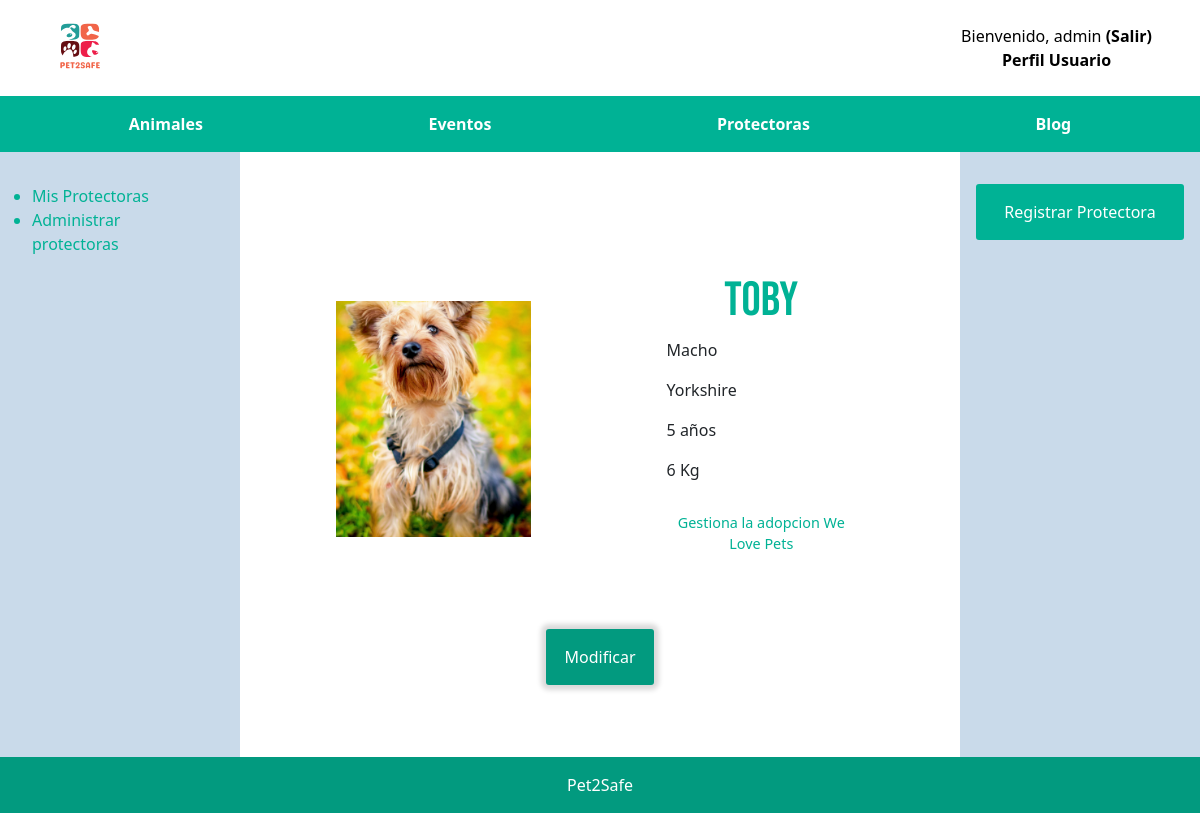
/Proyecto/animalesVista/animal.php?id=1 (signed in), run on the app's committed database.
### tables this page shows
CREATE TABLE `animales` (
  `ID` int(11) NOT NULL,
  `nombre` varchar(30) NOT NULL,
  `tipo` varchar(30) NOT NULL,
  `protectora` int(11) DEFAULT NULL,
  `edad` int(3) NOT NULL,
  `raza` varchar(30) NOT NULL,
  `genero` varchar(30) NOT NULL,
  `peso` int(3) NOT NULL,
  `imagen` varchar(30) DEFAULT NULL
);

CREATE TABLE `protectora` (
  `ID` int(11) NOT NULL,
  `nombre` varchar(30) NOT NULL,
  `estado` int(11) NOT NULL,
  `telefono` int(9) NOT NULL,
  `email` varchar(100) NOT NULL,
  `direccion` varchar(100) NOT NULL,
  `descripcion` varchar(512) NOT NULL,
  `imagen` varchar(30) DEFAULT NULL
);

### Proyecto/includes/animales/Animal.php (called while the page is built, shortened)
<?php
class Animal{
    private $ID;
    private $nombre;
    private $protectora;
    private $edad;
    private $raza;
    private $genero;
    private $peso;
    private $imagen;
    private function __construct($idAnimal = null, $nombreAnimal, $tipo, $protectora, $edad, $genero, $raza, $peso, $imagen = null) {
        $this->ID = $idAnimal;
        $this->nombre = $nombreAnimal;
        $this->protectora = $protectora;
        $this->edad = $edad;
        $this->raza = $raza;
        $this->genero = $genero;
        $this->peso = $peso;
        $this->imagen = $imagen;
    }
    public function getId()
    {
        return $this->ID;
    }
    public function getNombre()
    {
        return $this->nombre;
    }
    public function getProtectora()
    {
        return $this->protectora;
    }
    public function getEdad()
    {
        return $this->edad;
    }
    public function getRaza()
    {
        return $this->raza;
    }
    public function getGenero()
    {
        return $this->genero;
    }
    public function getPeso()
    {
        return $this->peso;
    }
    public function getImagen()
    {
        return $this->imagen;
    }
    public static function buscaPorID($IDanimal) {
        $conn = Aplicacion::getInstance()->getConexionBd();
        $query = sprintf("SELECT * FROM animales A WHERE A.ID=%d", $IDanimal);
        $rs = $conn->query($query);
        $result = false;
        if ($rs) {
            $fila = $rs->fetch_assoc();
            if ($fila) {
                $result = new Animal($fila['ID'], $fila['nombre'], $fila['tipo'],
                $fila['protectora'], $fila['edad'], $fila['genero'],
                $fila['raza'],  $fila['peso'], $fila['imagen']);
            }
        } else {
            error_log("Error BD ({$conn->errno}): {$conn->error}");
        }
        return $result;
    }
}
?>

### Proyecto/includes/protectora/Protectora.php (called while the page is built, shortened)
<?php
class Protectora{
    private $nombre;
    private function __construct($nombre, $estado, $telefono, $email, $direccion, $descripcion, $imagen = null, $ID = null){
        $this->nombre = $nombre;
    }
    public static function buscaPorId($idProtectora)
    {
        $conn = Aplicacion::getInstance()->getConexionBd();
        $query = sprintf("SELECT * FROM protectora WHERE ID=%d", $idProtectora);
        $rs = $conn->query($query);
        $result = null;
        if ($rs) {
            $fila = $rs->fetch_assoc();
            if ($fila) {
                $result = new Protectora($fila['nombre'],  $fila['estado'], $fila['telefono'],
                            $fila['email'], $fila['direccion'], $fila['descripcion'], $fila['imagen'],
                            $fila['ID']);
            }
        } else {
            error_log("Error BD ({$conn->errno}): {$conn->error}");
        }
        return $result;
    }
    public function getNombre()
    {
        return $this->nombre;
    }
}
?>

### Proyecto/includes/protectora/Colabora.php (called while the page is built, shortened)
<?php
class Colabora {
    public static function isColaboraOrCreadorProtectora($iDUsuario, $idProtectora){
        $conn = Aplicacion::getInstance()->getConexionBd();
        $query = sprintf("SELECT * FROM colabora C JOIN protectora P WHERE C.IDprotectora=%d AND C.IDusuario=%d AND (C.rol=%d OR C.rol=%d) AND P.estado=%d",
        $idProtectora, $iDUsuario, self::CREADOR, self::COLABORA, Protectora::ACTIVA);
        $rs = $conn->query($query);
        $result = false;
        if ($rs->num_rows > 0) {
            $result=true;
        }
        else {
            error_log("Error BD ({$conn->errno}): {$conn->error}");
        }
        return $result;
    }
    public static function ProtectorasPertenecientes($iDUsuario){
        $conn = Aplicacion::getInstance()->getConexionBd();
        $query = sprintf("SELECT * FROM colabora C WHERE C.IDusuario=%d", $iDUsuario);
        $rs = $conn->query($query);
        $result = false;
        $i = 0;
        if ($rs) {
            while($fila = $rs->fetch_assoc()) {
                $result[$i] = Protectora::buscaPorId($fila['IDprotectora']);
                $i = $i + 1;
             }
        } else {
            error_log("Error BD ({$conn->errno}): {$conn->error}");
        }
        return $result;
    }
}
?>

### Proyecto/includes/config.php (called while the page is built, shortened)
<?php
spl_autoload_register(function ($class) {
    $prefix = 'es\\ucm\\fdi\\aw\\';
    $base_dir = __DIR__ . '/';
    $len = strlen($prefix);
    $relative_class = substr($class, $len);
    $file = $base_dir . str_replace('\\', '/', $relative_class) . '.php';
});

### Proyecto/includes/Formulario.php (called while the page is built, shortened)
<?php
abstract class Formulario
{
    protected static function generaListaErroresGlobales($errores = array(), $classAtt = '')
    {
        $clavesErroresGlobales = array_filter(array_keys($errores), function ($elem) {
            return is_numeric($elem);
        });
        $numErrores = count($clavesErroresGlobales);
        if ($numErrores == 0) {
            return '';
        }
        $html = "<ul class=\"$classAtt\">";
        $html .= '</ul>';
        return $html;
    }
    protected static function createMensajeError($errores = [], $idError = '', $htmlElement = 'span', $atts = [])
    {
        if (! isset($errores[$idError])) {
            return '';
        }
        $att = '';
        $html = "<$htmlElement $att>{$errores[$idError]}</$htmlElement>";
        return $html;
    }
    protected static function generaErroresCampos($campos, $errores, $htmlElement = 'span', $atts = []) {
        $erroresCampos = [];
        foreach($campos as $campo) {
            $erroresCampos[$campo] = self::createMensajeError($errores, $campo, $htmlElement, $atts);
        }
        return $erroresCampos;
    }
    protected $formId;
    protected $method;
    protected $action;
    protected $classAtt;
    protected $enctype;
    public function __construct($formId, $opciones = array())
    {
        $this->formId = $formId;
        $opcionesPorDefecto = array('action' => null, 'method' => 'POST', 'class' => null, 'enctype' => null, 'urlRedireccion' => null);
        $opciones = array_merge($opcionesPorDefecto, $opciones);
        $this->action = $opciones['action'];
        $this->method = $opciones['method'];
        $this->classAtt = $opciones['class'];
        $this->enctype  = $opciones['enctype'];
        if (!$this->action) {
            $this->action = htmlspecialchars($_SERVER['REQUEST_URI']);
        }
    }
    public function gestiona()
    {
        $datos = &$_POST;
        $this->errores = [];
        if (!$this->formularioEnviado($datos)) {
            return $this->generaFormulario();
        }
    }
    protected function formularioEnviado(&$datos)
    {
        return isset($datos['formId']) && $datos['formId'] == $this->formId;
    }
    protected function generaFormulario(&$datos = array())
    {
        $htmlCamposFormularios = $this->generaCamposFormulario($datos);
        $classAtt = $this->classAtt != null ? "class=\"{$this->classAtt}\"" : '';
        $enctypeAtt = $this->enctype != null ? "enctype=\"{$this->enctype}\"" : '';
        $htmlForm = <<<EOS
        <form method="{$this->method}" action="{$this->action}" id="{$this->formId}" {$classAtt} {$enctypeAtt}>
            <input type="hidden" name="formId" value="{$this->formId}" />
            $htmlCamposFormularios
        </form>
        EOS;
        return $htmlForm;
    }
}

### Proyecto/includes/animales/FormularioSolicitaAdopcion.php (called while the page is built, shortened)
<?php
class FormularioSolicitaAdopcion extends Formulario
{
    private $idAnimal;
    private $idUsuario;
    public function __construct($idAnimal) {
        $this->idAnimal = $idAnimal;
        $this->idUsuario = $_SESSION['id'];
    }
    protected function generaCamposFormulario(&$datos)
    {
        $id =  $this->idAnimal;
        $idUsuario = $this->idUsuario;
        $htmlErroresGlobales = self::generaListaErroresGlobales($this->errores);
        $html = <<<EOF
        $htmlErroresGlobales
            <div>
                <input id="idAnimal" type="hidden" name="idAnimal" value=$id />
            </div>
            <div>
                <input id="idUsuario" type="hidden" name="idUsuario" value=$idUsuario />
            </div>
            <div>
                <button type="submit" name="adopcion">Solicitar adopcion</button>
            </div>
        EOF;
        return $html;
    }
}
?>

### Proyecto/animalesVista/animal.php (the view, shortened to what this page needs)
<?php
require_once dirname(__DIR__,1).'/includes/config.php';
function mostrarAnimal(){
    $rutaApp = RUTA_ANIMALES_VISTA;
    $rutaProtectoraVista = RUTA_PROTECTORA_VISTA;
    if(isset($_SESSION['id'])){
    $form = new FormularioSolicitaAdopcion($_GET['id']);
    }
    $animal = Animal::buscaPorID($_GET['id']);
    $html = ' ';
    if($animal){
        $nombre = $animal->getNombre();
        $raza = $animal->getRaza();
        $edad = $animal->getEdad();
        $peso = $animal->getPeso();
        $genero = $animal->getGenero();
        $idAnimal=$animal->getId();
        $idprotectora = $animal->getProtectora();
        $protectora = Protectora::buscaPorId($idprotectora);
        $nombreProtectora= $protectora->getNombre();
        $imagen= $animal->getImagen();
        $htmlImagenes = ' ';
        if ($imagen){
            $rutaImagenes = $imagen;
            $rutaImg = implode(DIRECTORY_SEPARATOR, [RUTA_IMAGENES_ANIMALES_MOSTRAR, $rutaImagenes]);
            $htmlImagenes = "<img src=\"$rutaImg\"id=\"imgAnimal\">
            </a>";
        }else{
            $rutaImagenes = "pordefecto.jpeg";
            $rutaImg = implode(DIRECTORY_SEPARATOR, [RUTA_IMAGENES_ANIMALES_MOSTRAR, $rutaImagenes]);
            $htmlImagenes = "<img src=\"$rutaImg\"id=\"imgAnimal\">
            </a>";
        }
        $html .= "<div id=\"contenedorAnimal\">
            $htmlImagenes
            <div id=\"infoAnimal\">
                <h1> $nombre </h1>
                <div>$genero </div>
                <div>$raza </div>
                <div>$edad años</div>
                <div>$peso Kg</div>
                <div class='pie-form'>
                <a href='$rutaProtectoraVista/protectora.php?id=$idprotectora'>Gestiona la adopcion $nombreProtectora</a>
                </div>
            </div>
        </div>";
        if(isset($_SESSION['id'])){
            $MisProtectoras= Colabora::ProtectorasPertenecientes($_SESSION['id']);
            $protectoraAnimal=$animal->getProtectora();
            if ($MisProtectoras){
                foreach($MisProtectoras as $Protectora){
                    if ($Protectora->getId()==$protectoraAnimal&& Colabora::isColaboraOrCreadorProtectora(($_SESSION['id']), $Protectora->getId())){
                        $html .="<a href='{$rutaApp}/modificaAnimal.php?id=$idAnimal' id=\"botonModifica\">Modificar</a>";
                     }
                 }
             }
        }
    }
    else{
        $html = '<p>No tienes acceso a este contenido...</p>';
    }
    return $html;
}
function solicitudAdopcion() {
    $idAnimal = $_GET['id'];
    $solicitudesAdopcionPorPagina = 1;
    $pagina = 1;
    $limit = $solicitudesAdopcionPorPagina;
    $offset = ($pagina - 1) * $solicitudesAdopcionPorPagina;
	$conteo =  Adopta::cuentaSolicitudesAdopcion($idAnimal);
	$paginas = ceil($conteo / $limit);
    $usuarios =  Adopta::buscaUsuarioPendienteConLimite($idAnimal, $offset, $limit);
    $html = ' ';
    if($usuarios) {
        $animal =  Animal::buscaPorID($_GET['id']);
        $idprotectora = $animal->getProtectora();
        if( isset($_SESSION['id']) && Colabora::buscaColaborador($_SESSION['id'], $idprotectora)){
            $html .= "<h2 id=\"subtituloSeccion\"> Solicitudes de adopción </h2>";
        }
        $html .= " <div class=\"listaSeccion\">";
        foreach($usuarios as $usuario) {
            $nombre = $usuario->getNombre();
            $email = $usuario->getEmail();
            $direccion = $usuario->getDireccion();
            $num_convivientes = $usuario->getNumConvivientes();
            $tipo_vivienda = $usuario->getTipoVivienda();
            $dedicacion = $usuario->getDedicacion();
            $terraza = $usuario->getTerraza();
            $num_mascotas = $usuario->getNumMascotas();
            $telefono = $usuario->getTelefono();
            $m2_vivienda = $usuario->getM2Vivienda();
            $idUsuario = $usuario->getId();
            if ($terraza == 1){
                $terraza = "con";
            }
            else {
                $terraza = "sin";
            }
            $formAcepta = new  FormularioAceptaAdopcion($_GET['id'], $usuario->getId());
            $htmlFormAceptaAdopcion = $formAcepta->gestiona();
            $formCancela = new  FormularioCancelarAdopcion($_GET['id'], $usuario->getId());
            $htmlFormCancelaAdopcion = $formCancela->gestiona();
            if (isset($_SESSION['id'])){
                if ( Adopta::existeProcesoAdopcion($usuario->getId(), $_GET['id']) &&  Colabora::buscaColaborador($_SESSION['id'], $idprotectora))
                {
                    $html .= "<div class=\"contenedorLista\">
                    <h2> $nombre </h2>
                    <div id=\"contenidoContenedorLista\">
                        <div id=\"infoGeneral\">
                            <span>$email </span>
                            <div>$direccion </div>
                            <div>$telefono </div>
                        </div>
                        <ul id=\"requisitos\">
                            <li>Se dedica a ser $dedicacion.</li>
                            <li>Vive en un/una $tipo_vivienda de $m2_vivienda m² $terraza terraza.</li>
                            <li>Convive con $num_convivientes personas.</li>
                            <li>Actualmente tiene $num_mascotas mascotas.</li>
                        </ul>
                    </div>
                    <div >
                        <a href='../protectoraVista/gestionarAdopcion.php?idU=$idUsuario&idA=$idAnimal&idP=$idprotectora'> Gestionar adopción </a>
                    </div>
                </div>";
                }
            }
        }
        $html .= "</div>
		<ul class=\"paginacion\">";
        if ($pagina > 1) {
            $aux = $pagina - 1;
            $html .= "<li class=\"numPaginacion\">
                <a href='./animal.php?pagina=$aux&id=$idAnimal#subtituloSeccion'>
                    Anterior
                </a>
            </li>";
        }
		if($paginas > 1){
        	for ($x = 1; $x <= $paginas; $x++) {
            	$html .= "<li class=\"numPaginacion\">
                	<a href='./animal.php?pagina=$x&id=$idAnimal#subtituloSeccion' >$x</a>
            	</li>";
        	}
		}
        if ($pagina < $paginas) {
            $aux = $pagina + 1;
            $html .= "<li class=\"numPaginacion\">
                <a href='./animal.php?pagina=$aux&id=$idAnimal#subtituloSeccion'>
                    Siguiente
                </a>
            </li>";
        }
		$html .= "</ul>";
    }
    else {
        $html = ' ';
    }
    return $html;
}
$animal =  Animal::buscaPorID($_GET['id']);
if ($animal){
    if($animal->getProtectora() != null){
        $idprotectora = $animal->getProtectora();
        $infoAnimal = mostrarAnimal();
        if (Colabora::isColaboraOrCreadorProtectora($_SESSION['id'], $idprotectora))
            $infoUsuario = solicitudAdopcion();
        else
            $infoUsuario = "";
    }
    else{
        if(isset($_SESSION['id']) && Adopta::esAnimalAdoptadoUsuario($_SESSION['id'], $_GET['id']))
            $infoAnimal = mostrarAnimalAdoptado();
        else
            $infoAnimal = "<p>Debe ser el propietario del animal para ver este contenido<p>";
        $infoUsuario = "";
    }
}
else{
    $infoAnimal = "<p> El animal no existe <p>";
    $infoUsuario = "";
}
$contenidoPrincipal = <<<EOS
<div class="seccion">
    $infoAnimal
    <div id="contenedorSolicitud">
        $infoUsuario
    </div>
</div>
EOS;
require dirname(__DIR__,1).'/includes/vistas/plantillas/plantilla.php';

### data on the page
animales: imagen (picture), genero "Macho", raza "Yorkshire", edad "5", peso "6"
protectora: nombre "We Love Pets"

### other printed values
$_SESSION['nombre'] "admin"
$nombre "Toby"
